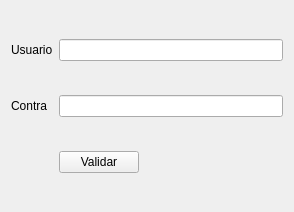
<?xml version="1.0" encoding="UTF-8"?>
<ui version="4.0">
 <class>Login</class>
 <widget class="QWidget" name="Login">
  <property name="geometry">
   <rect>
    <x>0</x>
    <y>0</y>
    <width>294</width>
    <height>212</height>
   </rect>
  </property>
  <property name="windowTitle">
   <string>Login</string>
  </property>
  <layout class="QGridLayout" name="gridLayout">
   <item row="2" column="1">
    <widget class="QPushButton" name="pbValidar">
     <property name="focusPolicy">
      <enum>Qt::NoFocus</enum>
     </property>
     <property name="text">
      <string>Validar</string>
     </property>
    </widget>
   </item>
   <item row="0" column="0">
    <widget class="QLabel" name="lUsuario">
     <property name="text">
      <string>Usuario</string>
     </property>
    </widget>
   </item>
   <item row="1" column="0">
    <widget class="QLabel" name="lContra">
     <property name="text">
      <string>Contra</string>
     </property>
    </widget>
   </item>
   <item row="2" column="2">
    <spacer name="horizontalSpacer">
     <property name="orientation">
      <enum>Qt::Horizontal</enum>
     </property>
     <property name="sizeHint" stdset="0">
      <size>
       <width>40</width>
       <height>20</height>
      </size>
     </property>
    </spacer>
   </item>
   <item row="1" column="1" colspan="2">
    <widget class="QLineEdit" name="leContra">
     <property name="echoMode">
      <enum>QLineEdit::Password</enum>
     </property>
    </widget>
   </item>
   <item row="0" column="1" colspan="2">
    <widget class="QLineEdit" name="leUsuario"/>
   </item>
  </layout>
 </widget>
 <tabstops>
  <tabstop>leUsuario</tabstop>
  <tabstop>leContra</tabstop>
  <tabstop>pbValidar</tabstop>
 </tabstops>
 <resources/>
 <connections/>
</ui>
